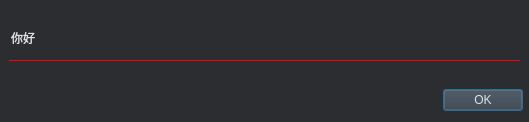
<?xml version="1.0" encoding="UTF-8"?>
<ui version="4.0">
 <class>Dialog</class>
 <widget class="QDialog" name="Dialog">
  <property name="geometry">
   <rect>
    <x>0</x>
    <y>0</y>
    <width>529</width>
    <height>122</height>
   </rect>
  </property>
  <property name="windowTitle">
   <string>Dialog</string>
  </property>
  <property name="styleSheet">
   <string notr="true">* {
    color: rgb(223, 225, 229);
}
QDialog {
    background: rgb(43, 45, 48);
}
QLineEdit {
    background: rgb(43, 45, 48);
    border-top: none;
    border-left: none;
    border-right: none;
    border-bottom: 1px solid red;
}
QLineEdit:focus {
    border-bottom: 1px solid rgb(0, 26, 255);
}
#widget {
    background: rgb(43, 45, 48);
}
QPushButton {
    background: rgb(57, 59, 64);
}</string>
  </property>
  <layout class="QHBoxLayout" name="horizontalLayout_2">
   <property name="leftMargin">
    <number>0</number>
   </property>
   <property name="topMargin">
    <number>0</number>
   </property>
   <property name="rightMargin">
    <number>0</number>
   </property>
   <item>
    <layout class="QVBoxLayout" name="verticalLayout">
     <item>
      <widget class="QWidget" name="widget" native="true">
       <layout class="QVBoxLayout" name="verticalLayout_2">
        <property name="topMargin">
         <number>0</number>
        </property>
        <property name="bottomMargin">
         <number>0</number>
        </property>
        <item>
         <widget class="QLineEdit" name="lineEdit">
          <property name="minimumSize">
           <size>
            <width>0</width>
            <height>40</height>
           </size>
          </property>
          <property name="text">
           <string>你好</string>
          </property>
         </widget>
        </item>
       </layout>
      </widget>
     </item>
     <item>
      <layout class="QHBoxLayout" name="horizontalLayout">
       <property name="rightMargin">
        <number>6</number>
       </property>
       <item>
        <spacer name="horizontalSpacer">
         <property name="orientation">
          <enum>Qt::Horizontal</enum>
         </property>
         <property name="sizeHint" stdset="0">
          <size>
           <width>40</width>
           <height>20</height>
          </size>
         </property>
        </spacer>
       </item>
       <item>
        <widget class="QPushButton" name="pushButton">
         <property name="text">
          <string>OK</string>
         </property>
        </widget>
       </item>
      </layout>
     </item>
    </layout>
   </item>
  </layout>
 </widget>
 <resources/>
 <connections/>
</ui>
